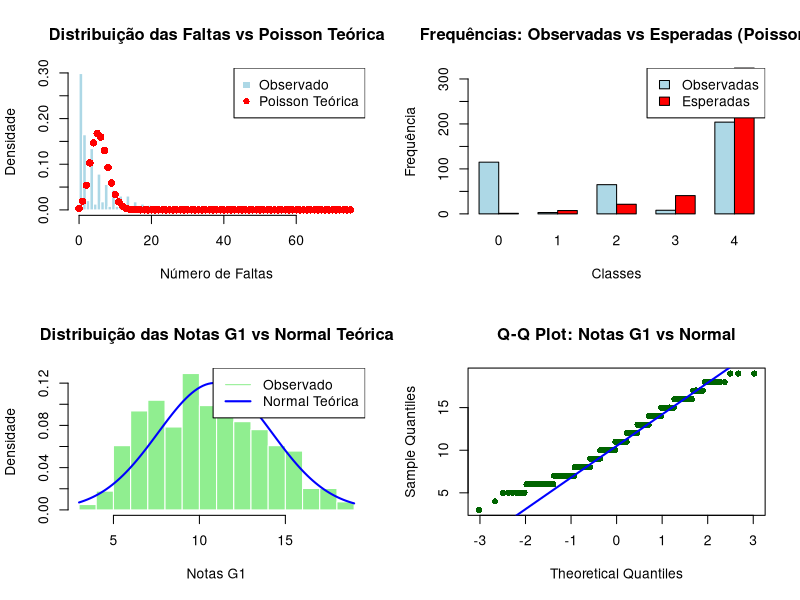

The R source for this figure:
# Testes de Ajustamento do Qui-Quadrado

# Carregar dados
library(readr)
student_mat_v2 <- read_delim("student-mat-v2.csv", 
                             delim = ";", escape_double = FALSE, trim_ws = TRUE)

# ==============================================================================
# 1. TESTE PARA DISTRIBUIÇÃO DISCRETA: POISSON (Faltas - absences)
# ==============================================================================

# Dados observados
absences_data <- student_mat_v2$absences

# Estatísticas descritivas
cat("Estatísticas das Faltas:\n")
cat("Média:", mean(absences_data), "\n")
cat("Variância:", var(absences_data), "\n")
cat("Mínimo:", min(absences_data), "\n")
cat("Máximo:", max(absences_data), "\n")

# Estimar parâmetro lambda da Poisson (média)
lambda_est <- mean(absences_data)

# Agrupar classes para garantir frequências esperadas >= 5
# Vamos usar classes: 0, 1, 2, 3, 4+
absences_grouped <- ifelse(absences_data >= 4, 4, absences_data)
freq_obs_grouped <- table(absences_grouped)

# Frequências esperadas sob distribuição Poisson
n <- length(absences_data)
classes <- as.numeric(names(freq_obs_grouped))
freq_esp_poisson <- numeric(length(freq_obs_grouped))

for(i in 1:(length(classes)-1)) {
  k <- classes[i]
  freq_esp_poisson[i] <- n * dpois(k, lambda_est)
}
# Última classe (4+) - probabilidade complementar P(X >= 4)
freq_esp_poisson[length(classes)] <- n * (1 - ppois(3, lambda_est))

names(freq_esp_poisson) <- names(freq_obs_grouped)

# Verificar condições de aplicabilidade
cat("\n=== VERIFICAÇÃO DAS CONDIÇÕES ===\n")
cat("Frequências esperadas:\n")
print(freq_esp_poisson)
cat("Frequências esperadas < 5:", sum(freq_esp_poisson < 5), "\n")
cat("Percentagem de freq. esperadas < 5:", round(100*sum(freq_esp_poisson < 5)/length(freq_esp_poisson), 1), "%\n")

# Teste Qui-Quadrado para Poisson
cat("\n=== TESTE DE AJUSTAMENTO À DISTRIBUIÇÃO POISSON ===\n")
cat("H0: Os dados seguem distribuição Poisson com λ =", round(lambda_est, 4), "\n")
cat("H1: Os dados não seguem distribuição Poisson\n\n")

print("Frequências Observadas vs Esperadas:")
comparison_poisson <- data.frame(
  Classe = names(freq_obs_grouped),
  Observada = as.numeric(freq_obs_grouped),
  Esperada = round(freq_esp_poisson, 2)
)
print(comparison_poisson)

# Calcular estatística qui-quadrado manualmente
qui_quad_stat <- sum((as.numeric(freq_obs_grouped) - freq_esp_poisson)^2 / freq_esp_poisson)

# Graus de liberdade corrigidos (classes - parâmetros estimados - 1)
gl_poisson <- length(freq_obs_grouped) - 1 - 1  # -1 parâmetro estimado (lambda)
p_value_poisson <- 1 - pchisq(qui_quad_stat, gl_poisson)

cat("\nResultados do Teste:\n")
cat("Estatística Qui-Quadrado:", round(qui_quad_stat, 4), "\n")
cat("Graus de Liberdade:", gl_poisson, "\n")
cat("P-value:", round(p_value_poisson, 4), "\n")
cat("Valor crítico (α=0.05):", round(qchisq(0.95, gl_poisson), 4), "\n")

if(p_value_poisson > 0.05) {
  cat("Conclusão (α=0.05): NÃO REJEITAMOS H0 - dados seguem distribuição Poisson\n")
} else {
  cat("Conclusão (α=0.05): REJEITAMOS H0 - dados não seguem distribuição Poisson\n")
}

# ==============================================================================
# 2. TESTE PARA DISTRIBUIÇÃO CONTÍNUA: NORMAL (Notas G1)
# ==============================================================================

# Dados observados (remover valores NA)
G1_data <- student_mat_v2$G1[!is.na(student_mat_v2$G1)]

# Estatísticas descritivas
cat("\n\nEstatísticas das Notas G1:\n")
cat("Média:", round(mean(G1_data), 4), "\n")
cat("Desvio Padrão:", round(sd(G1_data), 4), "\n")
cat("Mínimo:", min(G1_data), "\n")
cat("Máximo:", max(G1_data), "\n")

# Estimar parâmetros da Normal
mu_est <- mean(G1_data)
sigma_est <- sd(G1_data)

# Criar classes para o teste - usar intervalos baseados nos quartis
breaks_G1 <- quantile(G1_data, probs = c(0, 0.25, 0.50, 0.75, 1.0))
breaks_G1[1] <- breaks_G1[1] - 0.1  # Ajustar limite inferior
breaks_G1[length(breaks_G1)] <- breaks_G1[length(breaks_G1)] + 0.1  # Ajustar limite superior

# Agrupar dados em classes
G1_classes <- cut(G1_data, breaks = breaks_G1, include.lowest = TRUE)
freq_obs_G1 <- table(G1_classes)

# Frequências esperadas sob distribuição Normal
n_G1 <- length(G1_data)
freq_esp_normal <- numeric(length(freq_obs_G1))

for(i in 1:length(freq_obs_G1)) {
  lower <- breaks_G1[i]
  upper <- breaks_G1[i+1]
  prob <- pnorm(upper, mu_est, sigma_est) - pnorm(lower, mu_est, sigma_est)
  freq_esp_normal[i] <- n_G1 * prob
}

# Verificar condições de aplicabilidade
cat("\n=== VERIFICAÇÃO DAS CONDIÇÕES ===\n")
cat("Frequências esperadas:\n")
print(round(freq_esp_normal, 2))
cat("Frequências esperadas < 5:", sum(freq_esp_normal < 5), "\n")
cat("Percentagem de freq. esperadas < 5:", round(100*sum(freq_esp_normal < 5)/length(freq_esp_normal), 1), "%\n")

# Teste Qui-Quadrado para Normal
cat("\n=== TESTE DE AJUSTAMENTO À DISTRIBUIÇÃO NORMAL ===\n")
cat("H0: Os dados seguem distribuição Normal com μ =", round(mu_est, 2), "e σ =", round(sigma_est, 2), "\n")
cat("H1: Os dados não seguem distribuição Normal\n\n")

print("Frequências Observadas vs Esperadas:")
comparison_normal <- data.frame(
  Classe = names(freq_obs_G1),
  Observada = as.numeric(freq_obs_G1),
  Esperada = round(freq_esp_normal, 2)
)
print(comparison_normal)

# Calcular estatística qui-quadrado manualmente
qui_quad_stat_normal <- sum((as.numeric(freq_obs_G1) - freq_esp_normal)^2 / freq_esp_normal)

# Graus de liberdade corrigidos (classes - parâmetros estimados - 1)
gl_normal <- length(freq_obs_G1) - 2 - 1  # -2 parâmetros estimados (μ, σ)
p_value_normal <- 1 - pchisq(qui_quad_stat_normal, gl_normal)

cat("\nResultados do Teste:\n")
cat("Estatística Qui-Quadrado:", round(qui_quad_stat_normal, 4), "\n")
cat("Graus de Liberdade:", gl_normal, "\n")
cat("P-value:", round(p_value_normal, 4), "\n")
cat("Valor crítico (α=0.05):", round(qchisq(0.95, gl_normal), 4), "\n")

if(p_value_normal > 0.05) {
  cat("Conclusão (α=0.05): NÃO REJEITAMOS H0 - dados seguem distribuição Normal\n")
} else {
  cat("Conclusão (α=0.05): REJEITAMOS H0 - dados não seguem distribuição Normal\n")
}

# ==============================================================================
# 3. GRÁFICOS PARA VISUALIZAÇÃO
# ==============================================================================

# Configurar layout para múltiplos gráficos
par(mfrow=c(2,2))

# Gráfico 1: Histograma das faltas com distribuição Poisson teórica
hist(absences_data, breaks=0:(max(absences_data)+1), freq=FALSE, 
     main="Distribuição das Faltas vs Poisson Teórica", 
     xlab="Número de Faltas", ylab="Densidade",
     col="lightblue", border="white")
points(0:max(absences_data), dpois(0:max(absences_data), lambda_est), 
       col="red", pch=16, cex=1.2)
legend("topright", c("Observado", "Poisson Teórica"), 
       col=c("lightblue", "red"), pch=c(15, 16))

# Gráfico 2: Comparação frequências observadas vs esperadas (Poisson)
barplot(rbind(comparison_poisson$Observada, comparison_poisson$Esperada),
        beside=TRUE, col=c("lightblue", "red"),
        main="Frequências: Observadas vs Esperadas (Poisson)",
        xlab="Classes", ylab="Frequência",
        names.arg=comparison_poisson$Classe)
legend("topright", c("Observadas", "Esperadas"), 
       fill=c("lightblue", "red"))

# Gráfico 3: Histograma das notas com distribuição Normal teórica
hist(G1_data, freq=FALSE, breaks=15,
     main="Distribuição das Notas G1 vs Normal Teórica", 
     xlab="Notas G1", ylab="Densidade",
     col="lightgreen", border="white")
curve(dnorm(x, mu_est, sigma_est), add=TRUE, col="blue", lwd=2)
legend("topright", c("Observado", "Normal Teórica"), 
       col=c("lightgreen", "blue"), lwd=c(1, 2))

# Gráfico 4: Q-Q plot para Normal
qqnorm(G1_data, main="Q-Q Plot: Notas G1 vs Normal",
       pch=16, col="darkgreen")
qqline(G1_data, col="blue", lwd=2)

# Restaurar layout original
par(mfrow=c(1,1))

# ==============================================================================
# 4. RESUMO DOS RESULTADOS
# ==============================================================================

cat("\n\n=== RESUMO DOS TESTES DE AJUSTAMENTO ===\n")
cat("1. Faltas (absences) vs Distribuição Poisson:\n")
cat("   - Estatística χ²:", round(qui_quad_stat, 4), "\n")
cat("   - Graus de liberdade:", gl_poisson, "\n")
cat("   - P-value:", round(p_value_poisson, 4), "\n")
if(p_value_poisson > 0.05) {
  cat("   - Conclusão: NÃO REJEITAMOS H0 - Ajuste ADEQUADO\n\n")
} else {
  cat("   - Conclusão: REJEITAMOS H0 - Ajuste INADEQUADO\n\n")
}

cat("2. Notas G1 vs Distribuição Normal:\n")
cat("   - Estatística χ²:", round(qui_quad_stat_normal, 4), "\n")
cat("   - Graus de liberdade:", gl_normal, "\n")
cat("   - P-value:", round(p_value_normal, 4), "\n")
if(p_value_normal > 0.05) {
  cat("   - Conclusão: NÃO REJEITAMOS H0 - Ajuste ADEQUADO\n")
} else {
  cat("   - Conclusão: REJEITAMOS H0 - Ajuste INADEQUADO\n")
}

# ==============================================================================
# 5. EXEMPLO ADICIONAL: TESTE COM DADOS SIMULADOS (para demonstrar rejeição)
# ==============================================================================

cat("\n\n=== EXEMPLO ADICIONAL: DADOS QUE NÃO SEGUEM POISSON ===\n")

# Simular dados que claramente não seguem Poisson (distribuição uniforme)
set.seed(123)
dados_nao_poisson <- sample(0:10, size=200, replace=TRUE)  # Uniforme discreta

# Testar se seguem Poisson
lambda_sim <- mean(dados_nao_poisson)
freq_obs_sim <- table(dados_nao_poisson)
n_sim <- length(dados_nao_poisson)

# Calcular frequências esperadas
classes_sim <- as.numeric(names(freq_obs_sim))
freq_esp_sim <- n_sim * dpois(classes_sim, lambda_sim)

# Estatística qui-quadrado
qui_quad_sim <- sum((as.numeric(freq_obs_sim) - freq_esp_sim)^2 / freq_esp_sim)
gl_sim <- length(freq_obs_sim) - 1 - 1
p_value_sim <- 1 - pchisq(qui_quad_sim, gl_sim)

cat("Dados simulados (distribuição uniforme):\n")
cat("Testando H0: seguem Poisson com λ =", round(lambda_sim, 2), "\n")
cat("Estatística χ²:", round(qui_quad_sim, 4), "\n")
cat("P-value:", round(p_value_sim, 6), "\n")
if(p_value_sim > 0.05) {
  cat("Conclusão: NÃO REJEITAMOS H0\n")
} else {
  cat("Conclusão: REJEITAMOS H0 - como esperado!\n")
}